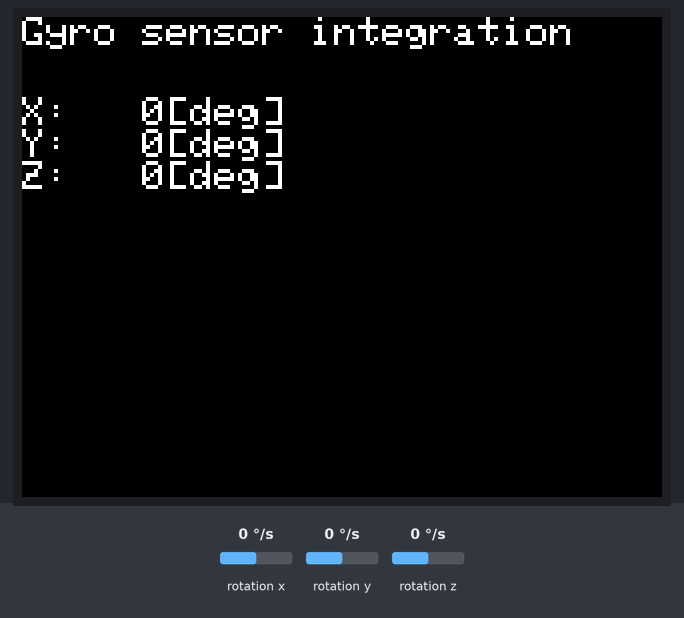
Recording of a program running on a simulated ESP32. Shown: 320×240 colour display. The inputs (shaded band) are chosen by the test bench; at power-on: rotation x 0 °/s, rotation y 0 °/s, rotation z 0 °/s.

Above: at 1.4 s.
1.5 s: rotation x set to -192 °/s
At 1.68 s:
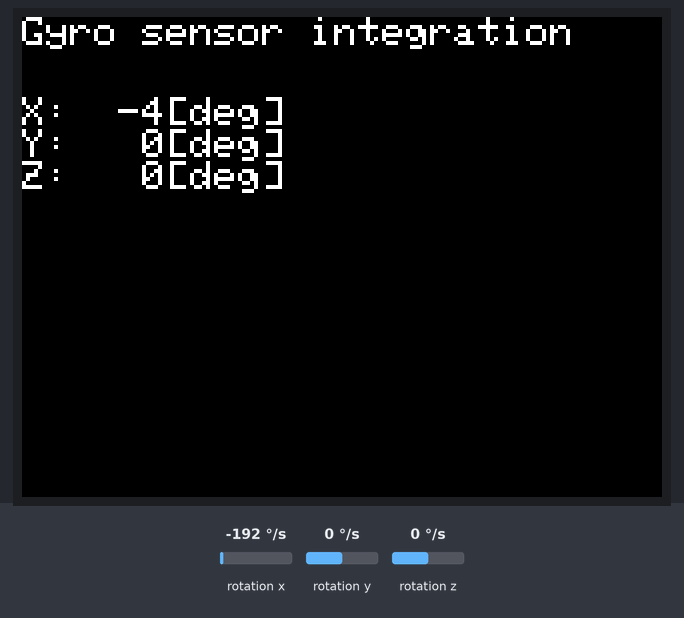
3.0 s: rotation x set to 0 °/s
At 4.2 s:
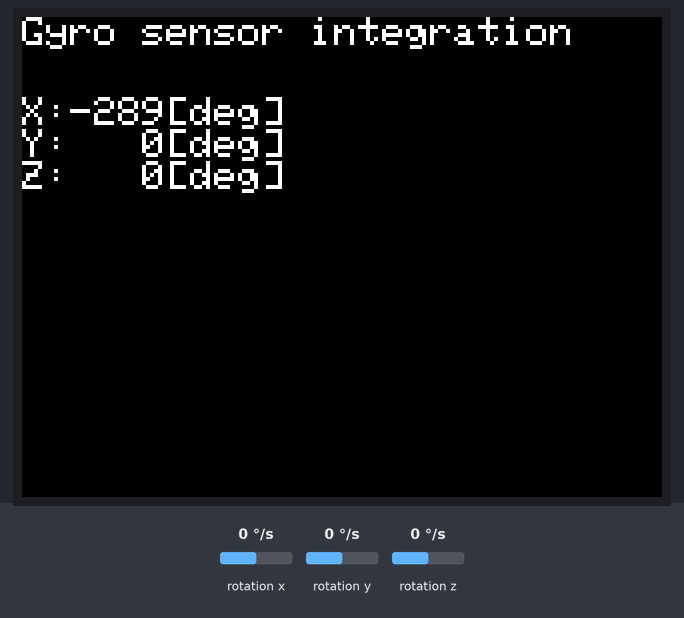
4.5 s: rotation y set to -192 °/s
At 4.68 s:
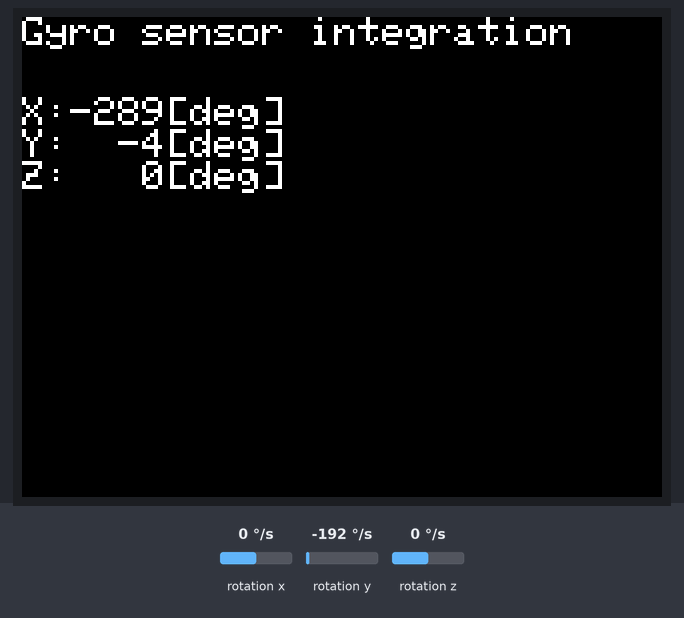
6.0 s: rotation z set to -192 °/s
At 6.25 s:
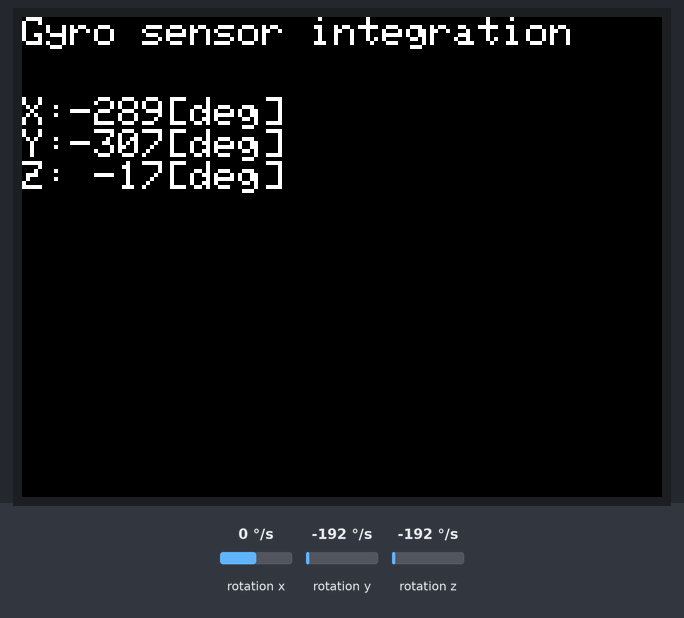
Timing chart, 0 to 8.6 s (numbered marks = the images above; inputs shaded):
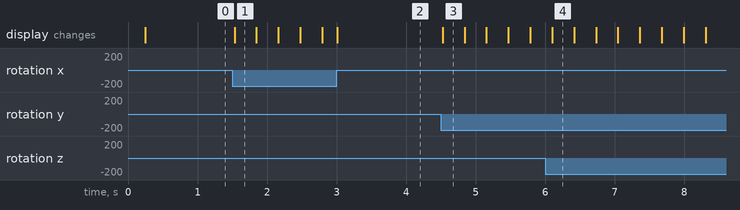

The program:

main.cpp
```cpp
#define M5STACK_MPU6886

#include <M5Stack.h>

float integral_gyro_x = 0.0;
float integral_gyro_y = 0.0;
float integral_gyro_z = 0.0;
float prev_loop_sec = 0.0;

void setup() {
  M5.begin();
  M5.Power.begin();
  M5.IMU.Init();

  M5.Lcd.fillScreen(BLACK);
  M5.Lcd.setTextSize(2);
}

void loop() {
  float gyro_x = 0.0;
  float gyro_y = 0.0;
  float gyro_z = 0.0;
  M5.IMU.getGyroData(&gyro_x, &gyro_y, &gyro_z);

  // 角速度の積分
  float sec = micros() / 1000000.0;
  float diff_sec = sec - prev_loop_sec;
  prev_loop_sec = sec;
  integral_gyro_x += diff_sec * gyro_x;
  integral_gyro_y += diff_sec * gyro_y;
  integral_gyro_z += diff_sec * gyro_z;

  // LCD 表示
  M5.Lcd.setCursor(0, 0);
  M5.Lcd.printf("Gyro sensor integration");
  M5.Lcd.setCursor(0, 40);
  M5.Lcd.printf("X:%4.0f[deg]\nY:%4.0f[deg]\nZ:%4.0f[deg]", integral_gyro_x,
                integral_gyro_y, integral_gyro_z);
}
```

Measured:
- after the input at 1.5 s, the display: changes at once (image 1)
- after the input at 4.5 s, the display: changes at once (image 3)
